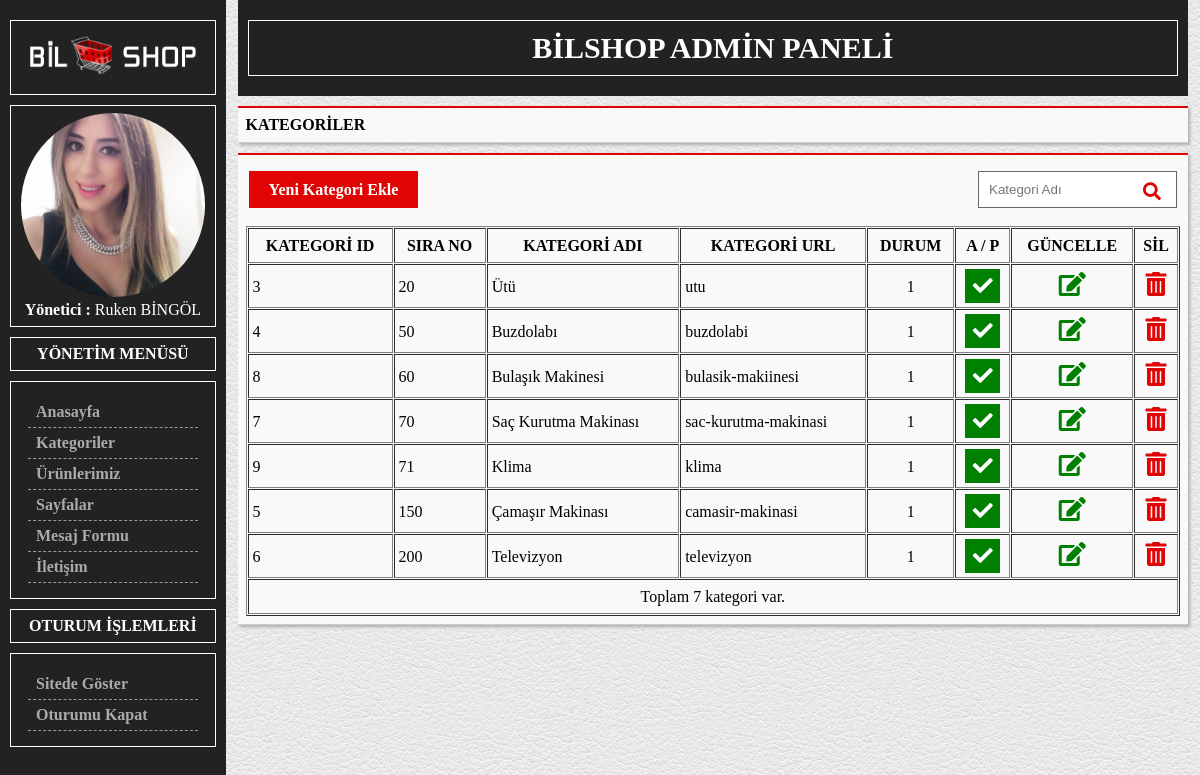
The page /bilpanel/kategoriler.php (signed in) on the database its author committed.
### tables this page shows
CREATE TABLE `kategoriler` (
  `kategori_id` int(7) NOT NULL,
  `sira_no` int(8) NOT NULL,
  `kategori_adi` varchar(70) NOT NULL,
  `kategori_url` varchar(70) NOT NULL,
  `description` varchar(160) NOT NULL,
  `durum` int(1) NOT NULL
);

### bilpanel/kategoriler.php (the view, shortened to what this page needs)
<?php
include_once("inc-panel/yonetici-oturum.php");
?>
<!doctype html>
<html>
<head>
<?php include_once ("inc-panel/aside.php"); ?>
        <div id="page_title">
            <h1> KATEGORİLER </h1>
        </div>
        <div id="page_content">
            <table style="margin: 5px 0 15px 0;" width="100%">
                <tr>
                    <td>
                        <a href="kategori-ekle.php" class="btn_ekle">
                            Yeni Kategori Ekle
                        </a>
                    </td>
                    <td align="right">
                        <form action="" method="post" id="form_ara">
                            <input type="text" name="aranan_kategori" placeholder="Kategori Adı">
                            <button type="submit" name="buton_ara" id="btn_ara"><i class="fas fa-search"></i></button>
                        </form>
                    </td>
                </tr>
            </table>
            <table width="100%" border="1" cellpadding="4" cellspacing="1">
                <tr>
                    <th>KATEGORİ ID</th>
                    <th>SIRA NO</th>
                    <th>KATEGORİ ADI</th>
                    <th>KATEGORİ URL</th>
                    <th>DURUM</th>
                    <th>A / P</th>
                    <th>GÜNCELLE</th>
                    <th>SİL</th>
                </tr>
                <?php
                if ( isset($_POST["buton_ara"]) ) {
                    $aranan_kategori    = $_POST['aranan_kategori'];
                    $listele = $veritabani -> prepare ("select * from kategoriler where kategori_adi like '%$aranan_kategori%' order by sira_no asc");
                } else {
                    $listele = $veritabani -> prepare ("select * from kategoriler order by sira_no asc");
                }
                $listele -> execute();
                while ( $dizi = $listele -> fetch(PDO::FETCH_ASSOC) ) {
                    $kategori_id    = $dizi["kategori_id"];
                    $sira_no        = $dizi["sira_no"];
                    $kategori_adi   = $dizi["kategori_adi"];
                    $kategori_url   = $dizi["kategori_url"];
                    $durum          = $dizi["durum"];
                ?>
                    <tr class="table">
                        <td> <?php echo $kategori_id; ?> </td>
                        <td> <?php echo $sira_no; ?> </td>
                        <td> <?php echo $kategori_adi; ?> </td>
                        <td> <?php echo $kategori_url; ?> </td>
                        <td align="center"> <?php echo $durum; ?> </td>
                        <td align="center">
                            <?php if ( $durum == 1 ) {  ?>
                                <a href="?durum=0&durum_id=<?php echo $kategori_id; ?>">
                                    <i class="fas fa-check aktif"></i>
                                </a>
                            <?php } else { ?>
                                <a href="?durum=1&durum_id=<?php echo $kategori_id; ?>">
                                    <i class="fas fa-times pasif"></i>
                                </a>
                            <?php } ?>
                        </td>
                        <td align="center">
                            <a href="kategori-guncelle.php?guncelle_id=<?php echo $kategori_id; ?>">
                                <i class="fas fa-edit guncelle"></i>
                            </a>
                        </td>
                        <td align="center">
                            <a href="?sil_id=<?php echo $kategori_id; ?>" onclick="return confirm('Silmek istediğinizden eminmisiniz?')">
                                <i class="fas fa-trash-alt sil"></i>
                            </a>
                        </td>
                    </tr>
                <?php
                }
                ?>
                <tr>
                    <td colspan="8" align="center">Toplam <?php echo $listele -> rowcount(); ?> kategori var.</td>
                </tr>
            </table>
        </div>
    </div>
</div>
</body>
</html>

### bilpanel/css-panel/stiller.css (style rules this page uses)
* { box-sizing: border-box; }
html, body { height: 100%; }
body { font-family:Verdana; font-size:16px; color:#000; margin:0; background-image:url(../resimler/sablon-resimleri/body-bg.png); }
h1,h2,h3,h4,h5,h6 { font-size:16px; margin:0; }
#page_title, #page_content { background-color:#f9f9f9; border-bottom:solid 1px #CCC; border-top:solid 2px #e10404; box-shadow:2px 2px 3px #B1AFAF; padding:8px; margin:10px 0; }
tr { line-height: 25px; }
.btn_ekle { color: #FFF; background-color: #e10404; text-decoration: none; padding: 10px 20px; font-weight: bold; border: none; }
input { padding: 10px; border: 1px solid #666; }
.aktif { width: 35px; font-size: 20px; color: #FFF; background-color: #008000; padding:7px; }
.sil { font-size: 24px; color: #e10404; }
.guncelle { font-size: 24px; color: #008000; }
#form_ara { position: relative; }
#btn_ara { font-size: 18px; color: #e10404; font-weight: bold; border: none; background-color:transparent; position: absolute; top: 10px; right: 10px; cursor: pointer; }

### rows shown on the page
kategoriler: kategori_id "3", sira_no "20", kategori_adi "Ütü", kategori_url "utu", durum "1"
kategoriler: kategori_id "4", sira_no "50", kategori_adi "Buzdolabı", kategori_url "buzdolabi", durum "1"
kategoriler: kategori_id "8", sira_no "60", kategori_adi "Bulaşık Makinesi", kategori_url "bulasik-makiinesi", durum "1"
kategoriler: kategori_id "7", sira_no "70", kategori_adi "Saç Kurutma Makinası", kategori_url "sac-kurutma-makinasi", durum "1"
kategoriler: kategori_id "9", sira_no "71", kategori_adi "Klima", kategori_url "klima", durum "1"
kategoriler: kategori_id "5", sira_no "150", kategori_adi "Çamaşır Makinası", kategori_url "camasir-makinasi", durum "1"
kategoriler: kategori_id "6", sira_no "200", kategori_adi "Televizyon", kategori_url "televizyon", durum "1"

### other values the page prints
$_SESSION['admin'] "Ruken BİNGÖL"
$listele -> rowcount() "7"
